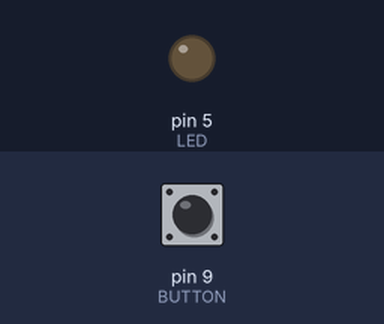
Simulated run of this sketch. Board: Arduino Uno, built with avr-gcc and run on an emulated ATmega328P. Shown: output pins drawn as LEDs (lit = HIGH). Inputs (shaded band) come from the test bench; at power-on: pin 9 (BUTTON) LOW.

Above: at 1.2 s.
1.3 s: pin 9 (BUTTON) pulled HIGH for 0.15 s
At 1.37 s:
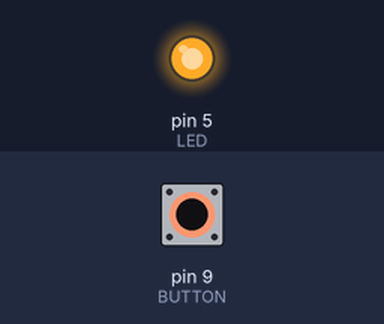
2.9 s: pin 9 (BUTTON) pulled HIGH for 3.2 s
At 6.4 s:
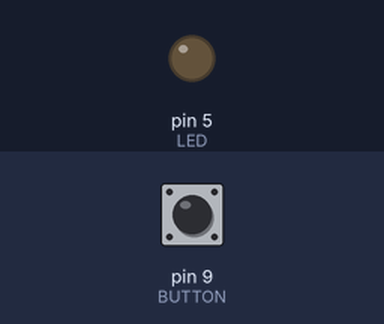
Timing chart, 0 to 7.9 s (numbered marks = the images above; inputs shaded):
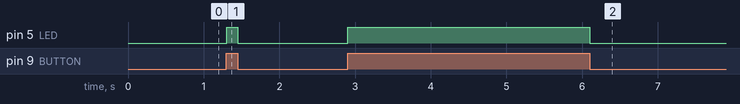

The sketch:

Bounce_example.ino
```cpp
// This code turns a led on/off through a debounced switch

#include <Bounce.h>

// This code turns a led on/off through a debounced button
// Build the circuit indicated here: http://arduino.cc/en/Tutorial/Button

#define BUTTON 9
#define LED 5

// Instantiate a Bounce object with a 5 millisecond debounce time
Bounce bouncer = Bounce( BUTTON,5 );

void setup() {
  pinMode(BUTTON,INPUT);
  pinMode(LED,OUTPUT);
  digitalWrite(LED,HIGH);
}

void loop() {
 // Update the debouncer
  bouncer.update ( );

 // Get the update value
 int value = bouncer.read();

 // Turn on or off the LED
 if ( value == HIGH) {
   digitalWrite(LED, HIGH );
 } else {
    digitalWrite(LED, LOW );
 }

}
```

Measured:
- after the input at 1.3 s, pin 5 (LED): LOW → HIGH at once, → LOW 0.15 s later
- after the input at 2.9 s, pin 5 (LED): LOW → HIGH at once, → LOW 3.2 s later
